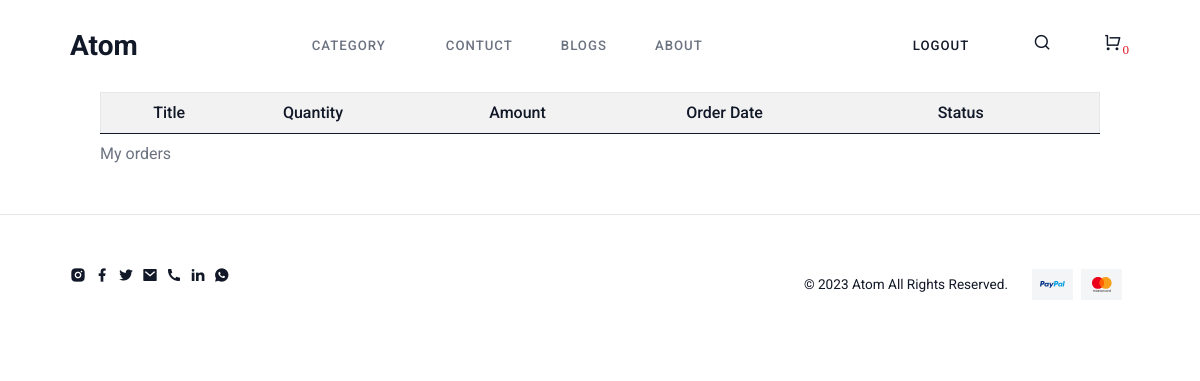
Before: /payment-complete (signed in) with the older database file.
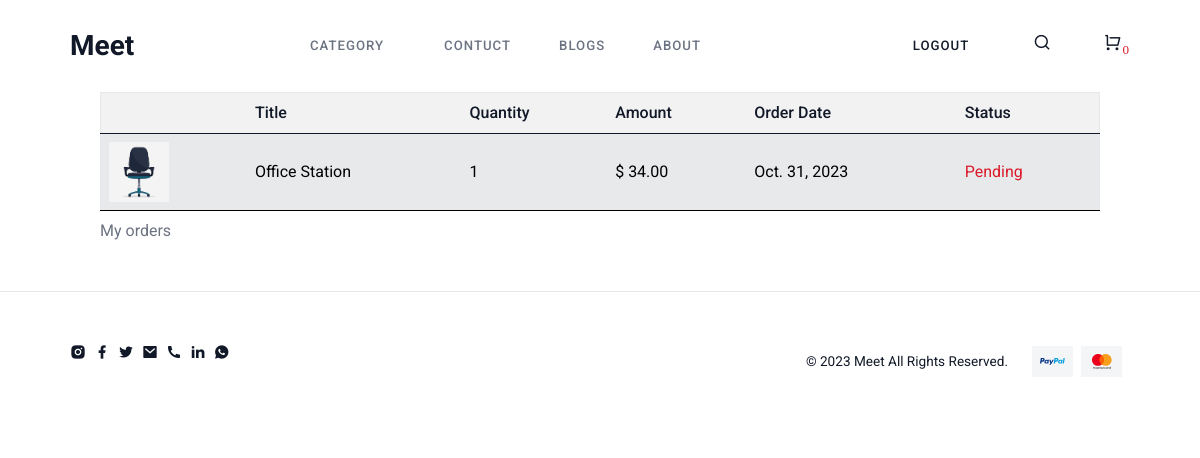
After: the same page with the newer database file.
### administrator/models.py (models this page shows, shortened)
class SiteSettings(models.Model):
    sites_name=models.CharField(max_length=100)
    email=models.EmailField(max_length=256)
    linkedin=models.CharField(max_length=256)
    shopify=models.CharField(max_length=256)
    facebook=models.CharField(max_length=256)
    instagram=models.CharField(max_length=256)
    twitter=models.CharField(max_length=256)
    phone=models.CharField(max_length=20)
    map=models.CharField(max_length=1000)

class Order(models.Model):
    invoice=models.CharField(max_length=100)
    user=models.ForeignKey(User, on_delete=models.CASCADE)
    location=models.ForeignKey(DeliveryLocations,on_delete=models.CASCADE, null=True)
    item=models.ForeignKey(Item, on_delete=models.CASCADE)
    qty=models.IntegerField(default=1)
    price=models.DecimalField(max_digits=10, decimal_places=2)
    date=models.DateTimeField(default=timezone.now)
    order_complete=models.CharField(max_length=10, choices=TRUE_FALSE, default='False')
    order_status=models.CharField(max_length=10, choices=TRUE_FALSE, default='False')
    payment_status=models.CharField(max_length=10, choices=TRUE_FALSE, default='False')
    pickup_status=models.CharField(max_length=10, choices=TRUE_FALSE, default='False')

class Item(models.Model):
    title = models.CharField(max_length=100, unique=True)
    description = models.ManyToManyField(Description, blank=True)
    img=models.ForeignKey(ItemImg, on_delete=models.CASCADE)
    price=models.DecimalField(max_digits=10, decimal_places=2)
    price2=models.DecimalField(max_digits=10, decimal_places=2, blank=True)
    category=models.ManyToManyField(Category, blank=True)
    trending=models.CharField(max_length=5, choices=TRUE_FALSE, null=True)
    available=models.IntegerField()
    offer=models.CharField(max_length=5, choices=TRUE_FALSE, default='False')
    outofstalk=models.CharField(max_length=5, choices=TRUE_FALSE,default="False")
    size=models.ManyToManyField(Sizes, blank=True)

class ItemImg(models.Model):
    title=models.CharField(max_length=100)
    img=models.ImageField(upload_to='uploads/prouct')
    img1=models.ImageField(upload_to='uploads/prouct', null=True, blank=True)
    img2=models.ImageField(upload_to='uploads/prouct', null=True, blank=True)
    img3=models.ImageField(upload_to='uploads/prouct', null=True, blank=True)

### clients/views.py (the view)
# urls.py: path('payment-complete', views.paypal_payment_complete, name="Checkout Payment Complete"),
def paypal_payment_complete(request):
    if request.user.is_authenticated:
        order=Order.objects.filter(user=User(id=request.user.id))
        context={
            'order':order,
        }
        return render(request, 'clients/orders.html', context)
    else:
        try:
            next=request.META['PATH_INFO']
        except:
            next='/'
        return redirect(f'login?next={next}')

### administrator/models.py (called while the page is built)
    def __str__(self):
        return self.title

### templates/clients/orders.html (shortened to what this page needs)
{%extends './base.html'%} {%block body%}
<div class="container">
    <div class="table-responsive">
        <table class="table table-striped table-hover border align-middle">
            <thead class="">
                <caption>
                    My orders
                </caption>
                <tr>
                    <th></th>
                    <th>Title</th>
                    <th>Quantity</th>
                    <th>Amount</th>
                    <th>Order Date</th>
                    <th>Status</th>
                </tr>
            </thead>
            <tbody class="table-group-divider">
                {%for orders in order%}
                <tr class="table-light">
                    <td><img src="/media/{{orders.item.img.img}}" width="60px" height="60px" alt="{{orders.item.title}} " /></td>
                    <td>{{orders.item.title}}</td>
                    <td>{{orders.qty}}</td>
                    <td>$ {{orders.price}}</td>
                    <td>{{orders.date.date}}</td>
                    <td><span class="text-danger">Pending</span></td>
                </tr>
                {%endfor%}
            </tbody>
        </table>
    </div>
</div>
{%endblock%}

### templates/clients/navbar.html (shortened to what this page needs)
{%load static %}
<nav class="navbar navbar-expand-lg navbar-light bg-white flex-column border-0  ">
    <div class="container-fluid">
        <div class="w-100">
            <div class="d-flex justify-content-between align-items-center flex-wrap">
                <a class="navbar-brand fw-bold fs-3 m-0 p-0 flex-shrink-0 order-0" href="/">
                    <div class="d-flex align-items-center">
                        {{site_name}}
                    </div>
                </a>
                <ul class="list-unstyled mb-0 d-flex align-items-center order-1 order-lg-2 nav-sidelinks">
                    <li class="ms-1 d-inline-block">
                        {%if user.is_authenticated %}
                        <a class="nav-link text-body" href="/logout">
                            Logout
                        </a>
                        {%else%}
                        <a class="nav-link text-body" href="/login">
                            Login
                        </a>
                        {%endif%}
                    </li>
                    <li class="d-block">
                        <span class="nav-link text-body search-trigger cursor-pointer"><i class="ri-search-line ri-lg"></i></span>
                    </li>
                    <li class="ms-1 d-inline-block position-relative dropdown-cart">
                        <a href="/cart" class="nav-link me-0 disable-child-pointer border-0 p-0 bg-transparent text-body">
                            <i class="ri-shopping-cart-line ri-lg"><sub class="cart-count text-danger">{{cart_count}}</sub> </i>
                        </a>
                    </li>
                </ul>
                <div class="flex-shrink-0 collapse navbar-collapse navbar-collapse-light w-auto flex-grow-1 order-2 order-lg-1"
                    id="navbarNavDropdown">
                    <ul class="navbar-nav mx-auto mb-2 mb-lg-0">
                        <li class="nav-item dropdown">
                            <a class="nav-link dropdown-toggle" href="#" role="button" data-bs-toggle="dropdown"
                                aria-expanded="false">
                                Category
                            </a>
                        </li>
                        <li class="nav-item">
                            <a class="nav-link" href="/contuct" role="button">
                                Contuct
                            </a>
                        </li>
                        <li class="nav-item">
                            <a class="nav-link" href="/blogs" role="button">
                                Blogs
                            </a>
                        </li>
                        <li class="nav-item">
                            <a class="nav-link" href="/about" role="button">
                                About
                            </a>
                        </li>
                    </ul>
                </div>
            </div>
        </div>
    </div>
</nav>

### templates/clients/footer.html
<footer class="border-top py-5 mt-4  ">
    <div class="container-fluid">
        <div class="d-flex justify-content-between align-items-center flex-column flex-lg-row">
            <div>
                <ul class="list-unstyled">
                    <li class="d-inline-block me-1"><a class="text-decoration-none text-dark-hover transition-all"
                            href="{{info.instagram}}"><i class="ri-instagram-fill"></i></a></li>
                    <li class="d-inline-block me-1"><a class="text-decoration-none text-dark-hover transition-all"
                            href="{{info.facebook}}"><i class="ri-facebook-fill"></i></a></li>
                    <li class="d-inline-block me-1"><a class="text-decoration-none text-dark-hover transition-all"
                            href="{{info.twitter}}"><i class="ri-twitter-fill"></i></a></li>
                    <li class="d-inline-block me-1"><a class="text-decoration-none text-dark-hover transition-all"
                            href="mailto:{{info.email}}"><i class="ri-mail-fill"></i></a></li>
                    <li class="d-inline-block me-1"><a class="text-decoration-none text-dark-hover transition-all"
                        href="tel:{{info.phone}}"><i class="ri-phone-fill"></i></a></li>
                        <li class="d-inline-block me-1"><a class="text-decoration-none text-dark-hover transition-all"
                            href="{{info.linkedin}}"><i class="ri-linkedin-fill"></i></a></li>
                            <li class="d-inline-block me-1"><a class="text-decoration-none text-dark-hover transition-all"
                                href="https://wa.me/{{info.phone}}?text=Hello"><i class="ri-whatsapp-fill"></i></a></li>
                </ul>
            </div>
            <div class="d-flex align-items-center justify-content-end flex-column flex-lg-row">
                <p class="small m-0 text-center text-lg-start">&copy; 2023 {{site_name}} All Rights Reserved.</p>
                <ul class="list-unstyled mb-0 ms-lg-4 mt-3 mt-lg-0 d-flex justify-content-end align-items-center">
                    <li class="bg-light p-2 d-flex align-items-center justify-content-center me-2">
                        <i class="pi pi-sm pi-paypal"></i></li>
                    <li class="bg-light p-2 d-flex align-items-center justify-content-center me-2">
                        <i class="pi pi-sm pi-mastercard"></i></li>
                </ul>
            </div>
        </div>
    </div>
</footer>

Changed rows visible on the page:
added SiteSettings: sites_name "Meet"
added Order: item.img.img (picture), item "Office Station", qty "1", price "34.00", date "Oct. 31, 2023"
Other visible differences:
{{ site_name }}: "Atom" → (not shown)
